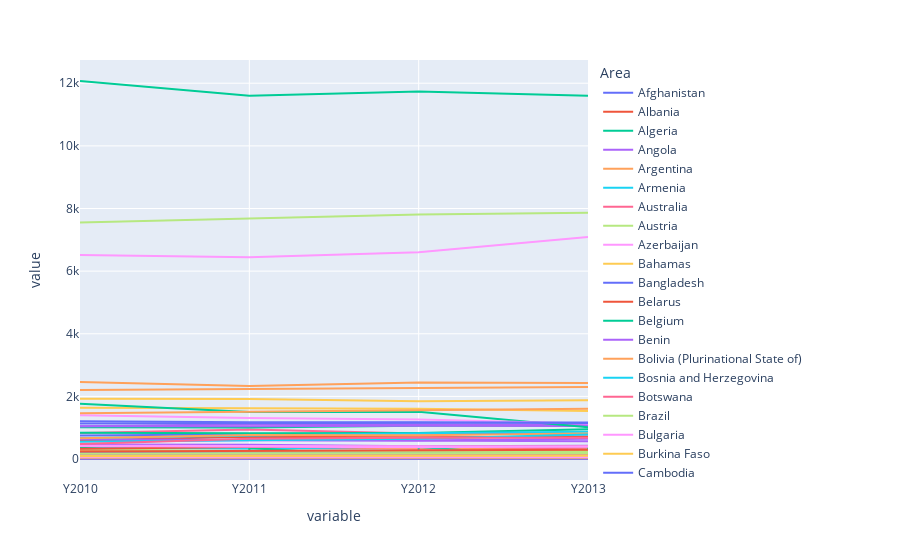

Here is the notebook cell this chart was saved with:
### Code cell
# Line plot 
px.line(data_frame=melt, x="variable", y="value", color="Area")
